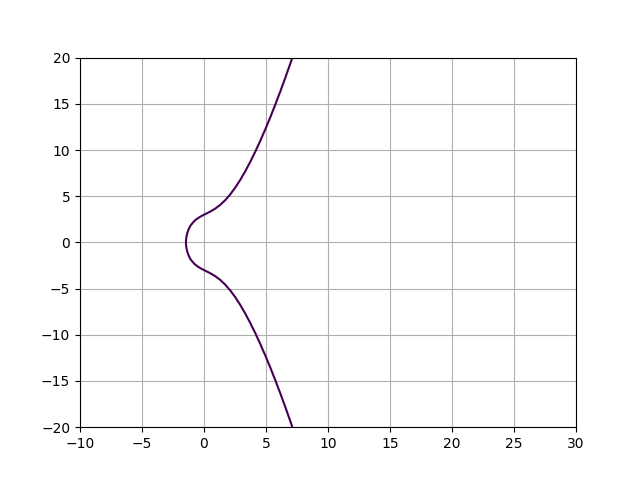

Here is the Python script that generated this plot:
import numpy as np
import matplotlib.pyplot as plt


def curve():
    a = 4
    b = 9

    y, x = np.ogrid[-20:20:100j, -10:30:100j]
    print(x)
    plt.contour(x.ravel(), y.ravel(), pow(y, 2) - pow(x, 3) - x * a - b, [0])
    plt.grid()
    plt.show()


if __name__ == '__main__':
    curve()
